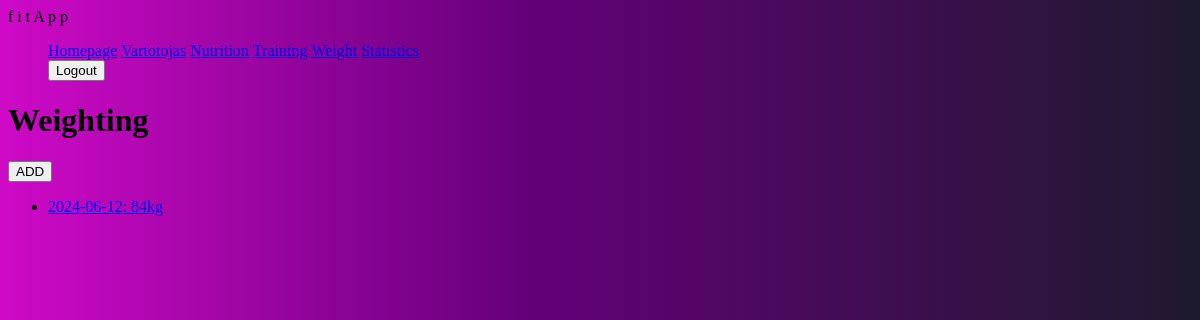
Page /fitness/weighting/ (signed in) on the earlier database version.
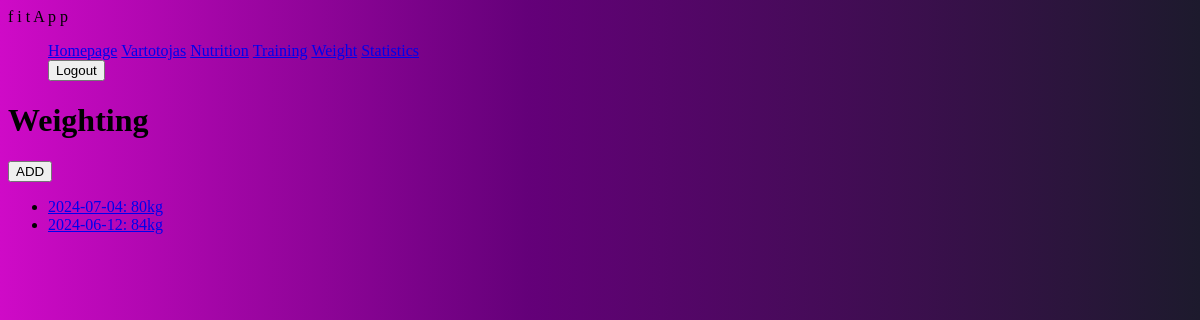
Same page on the later database version.
### fitness/models.py (models this page shows)
class Weighting(models.Model):
    athlete = models.ForeignKey(User, on_delete=models.SET_NULL, null=True)
    weight = models.IntegerField('Weight')
    date = models.DateField('Date', default=date.today)
    def __str__(self):
        return f"{self.date}:  {self.weight}kg"

### fitness/views.py (the view)
# urls.py: path('weighting/', views.WeightingListView.as_view(), name= 'weighting'),
class WeightingListView(LoginRequiredMixin, ListView):
    model = Weighting
    template_name = 'weighting.html'
    def get_queryset(self):
        return Weighting.objects.filter(athlete=self.request.user).order_by('-date')

### templates/weighting.html
{% extends "base.html" %}
{% block content %}
    <h1>Weighting</h1>
     <a href="{% url 'weighting-add' %}"><button>ADD</button></a>
    {% if weighting_list %}
    <ul>
        {% for day in weighting_list %}
            <li id="days">
            <a  href="{% url 'weighting-update' day.pk %}">{{ day }} </a>
            </li>
        {% endfor %}
    </ul>
    {% else %}
      <p>You have not recorded your weight yet.</p>
    {% endif %}
{% endblock %}

Differences in the rows shown:
added Weighting: date+weight "2024-07-04: 80kg"
